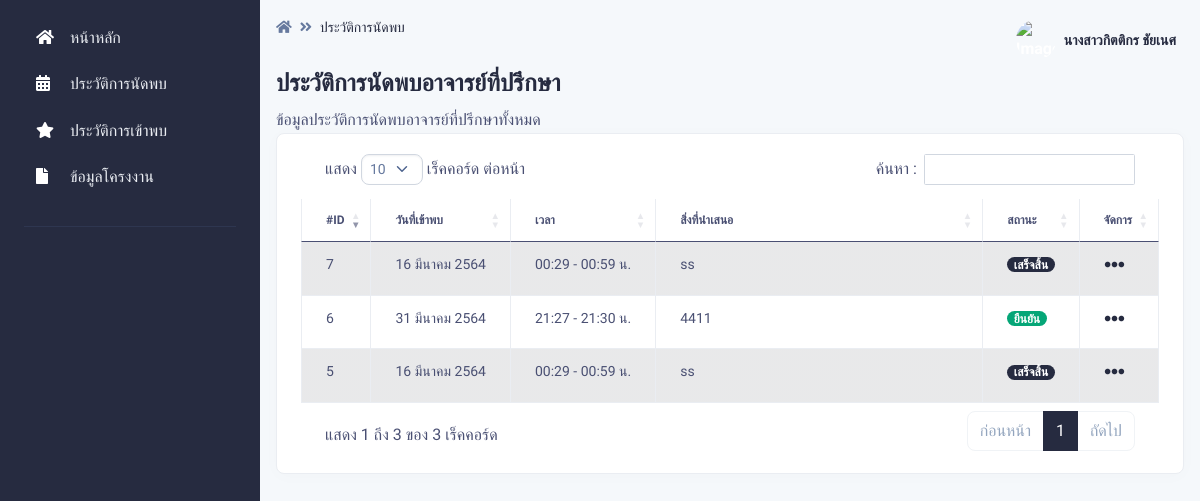
/pages/appoint_history/index.php (signed in), run on the app's committed database.
### tables this page shows
CREATE TABLE `appoint` (
  `appoint_id` int(255) NOT NULL,
  `project_id` int(15) NOT NULL,
  `appoint_date_start` datetime NOT NULL,
  `appoint_date_end` datetime NOT NULL,
  `apooint_minute` int(3) NOT NULL,
  `appoint_comment` varchar(255) NOT NULL,
  `teacher_id` int(15) NOT NULL,
  `appoint_status` int(2) NOT NULL,
  `recorder` int(15) NOT NULL,
  `appoint_recorder` datetime NOT NULL DEFAULT current_timestamp()
);

CREATE TABLE `appoint_status` (
  `appoint_status_id` int(2) NOT NULL,
  `appoint_status_name` varchar(255) NOT NULL,
  `appoint_status_class` varchar(255) NOT NULL,
  `color_calendar` varchar(255) NOT NULL,
  `ionic_icon` varchar(255) NOT NULL
);

### pages/dateth.php (called while the page is built, shortened)
<?php
    function DateThai($strDate)
	{
		$strYear = date("Y",strtotime($strDate))+543;
		$strMonth= date("n",strtotime($strDate));
		$strDay= date("j",strtotime($strDate));
		$strMonthCut = Array("","มกราคม","กุมภาพันธ์","มีนาคม","เมษายน","พฤษภาคม","มิถุนายน","กรกฎาคม","สิงหาคม","กันยายน","ตุลาคม","พฤศจิกายน","ธันวาคม");
		$strMonthThai=$strMonthCut[$strMonth];
		return "$strDay $strMonthThai $strYear";
	}
	function HourMinute($strDatetoHourMinute)
	{
		$strHour= date("H",strtotime($strDatetoHourMinute));
		$strMinute= date("i",strtotime($strDatetoHourMinute));
		return "$strHour:$strMinute";
	}
	function HourMinute1($strDatetoHourMinute1)
	{
		$strHour= date("H",strtotime($strDatetoHourMinute1));
		$strMinute= date("i",strtotime($strDatetoHourMinute1));
		return "$strHour:$strMinute";
    }
?>

### pages/appoint_history/index.php (the view, shortened to what this page needs)
<?php
if (!$_SESSION["UserID"]){
	  Header("Location: ../../login.php");
}else{?>
<?php include '../../conn.php';?>
<!DOCTYPE html>
<html lang="en">
<head>
    <link type="text/css" href="../../vendor/@fortawesome/fontawesome-free/css/all.min.css" rel="stylesheet">
    <link type="text/css" href="../../vendor/notyf/notyf.min.css" rel="stylesheet">
    <link type="text/css" href="../../css/volt.css" rel="stylesheet">
    <link rel="stylesheet" type="text/css" href="https://cdn.datatables.net/1.10.23/css/dataTables.bootstrap5.min.css">
    <?php include '../dateth.php';?>
</head>
<body>
    <?php include '../menu_stu.php';?>
    <main class="content">
        <nav class="navbar navbar-top navbar-expand navbar-dashboard navbar-dark pl-0 pr-2 pb-0">
            <div class="container-fluid px-0">
                <div class="d-flex justify-content-between w-100" id="navbarSupportedContent">
                    <div class="d-flex">
                        <nav aria-label="breadcrumb">
                            <ol class="breadcrumb breadcrumb-dark breadcrumb-transparent">
                                <li class="breadcrumb-item"><a href="../student_index"><span
                                            class="fas fa-home"></span></a></li>
                                <li class="breadcrumb-item active" aria-current="page">ประวัติการนัดพบ</li>
                            </ol>
                        </nav>
                    </div>
                    <?php include '../navbar.php';?>
                </div>
            </div>
        </nav>
        <div class="py-0">
            <div class="d-flex justify-content-between w-100 flex-wrap">
                <div class="mb-3 mb-lg-0">
                    <h1 class="h4">ประวัติการนัดพบอาจารย์ที่ปรึกษา</h1>
                    <p class="mb-0">ข้อมูลประวัติการนัดพบอาจารย์ที่ปรึกษาทั้งหมด
                    </p>
                </div>
            </div>
        </div>
        <div class="card border-light shadow-sm mb-4">
            <div class="card-body">
                <div class="table-responsive">
                    <table id="example" class="table table-striped table-bordered" width="100%" data-order="[[ 0, &quot;desc&quot; ]]" id="tableId">
                        <col style="width:5%">
                        <col style="width:7%">
                        <col style="width:7%">
                        <col style="width:71%">
                        <col style="width:5%">
                        <col style="width:5%">
                        <thead>
                        <tr>
                                <th>#ID</th>
                                <th>วันที่เข้าพบ</th>
                                <th>เวลา</th>
                                <th>สิ่งที่นำเสนอ</th>
                                <th>สถานะ</th>
                                <th>จัดการ</th>
                            </tr>
                        </thead>
                        <tbody>
                            <?php
                        $id_ptojrct =$_SESSION["ProjectID"];
					$sql = "SELECT
                    appoint.appoint_id,
                    appoint.project_id,
                    project.project_name,
                    appoint.appoint_date_start,
                    appoint.appoint_date_end,
                    appoint.appoint_comment,
                    appoint_status.appoint_status_name,
                    appoint.appoint_status,
	                appoint_status.*
                FROM
                    appoint
                    INNER JOIN
                    project
                    ON
                        appoint.project_id = project.project_id
                    INNER JOIN
                    appoint_status
                    ON
                        appoint.appoint_status = appoint_status.appoint_status_id
                WHERE
                                        appoint.project_id = '$id_ptojrct'";
					$result = $con->query($sql);
					if ($result->num_rows > 0) {
						while($row = $result->fetch_assoc()) {
                            $strDate = $row["appoint_date_start"];
                            $strDatetoHourMinute = $row["appoint_date_start"];
                            $strDatetoHourMinute1 = $row["appoint_date_end"];
                            echo '<tr>
                                <td>'. $row["appoint_id"].'</td>
                                <td> '.DateThai($strDate).' </td>
                                <td>'. HourMinute($strDatetoHourMinute).'  - '. HourMinute1($strDatetoHourMinute1).' น.</td>
                                <td>'. mb_substr($row["appoint_comment"],0,50,'UTF-8').'</td>
                                <td><h6><span class="badge bg-'. $row["appoint_status_class"].'">'. $row["appoint_status_name"].'</span></h6></td>';
                                $t = $row["appoint_status"];
                                if ($t == "1") {
                                    echo '<td>
                                    <div class="btn-group">
                                        <button
                                            class="btn btn-link text-dark dropdown-toggle dropdown-toggle-split m-0 p-0"
                                            data-toggle="dropdown" aria-haspopup="true" aria-expanded="false">
                                            <span class="icon icon-sm">
                                                <span class="fas fa-ellipsis-h icon-dark"></span>
                                            </span>
                                            <span class="sr-only">Toggle Dropdown</span>
                                        </button>
                                        <div class="dropdown-menu">
                                            <a class="dropdown-item" href="show.php?act=show&ID='. $row["appoint_id"].'"><span
                                                    class="fas fa-eye mr-2"></span>ดูรายละเอียด</a>
                                            <a class="dropdown-item" href="appoint_edit.php?act=edit&ID=' . $row["appoint_id"].'"><span
                                                    class="fas fa-edit mr-2"></span>แก้ไข</a>
                                            <a class="dropdown-item text-danger" href="cencel_ac.php?act=show&ID=' . $row["appoint_id"].'"><span
                                                    class="fas fa-ban mr-2"></span>ยกเลิก</a>
                                        </div>
                                    </div>
                                </td>
                            </tr>';
                                }  else {
                                    echo '<td>
                                    <div class="btn-group">
                                        <button
                                            class="btn btn-link text-dark dropdown-toggle dropdown-toggle-split m-0 p-0"
                                            data-toggle="dropdown" aria-haspopup="true" aria-expanded="false">
                                            <span class="icon icon-sm">
                                                <span class="fas fa-ellipsis-h icon-dark"></span>
                                            </span>
                                            <span class="sr-only">Toggle Dropdown</span>
                                        </button>
                                        <div class="dropdown-menu">
                                            <a class="dropdown-item" href="show.php?act=show&ID=' . $row["appoint_id"].'"><span
                                                    class="fas fa-eye mr-2"></span>ดูรายละเอียด</a>
                                        </div>
                                    </div>
                                </td>
                            </tr>';
                                }
						}
					}
					?>
                        </tbody>
                    </table>
                </div>
            </div>
        </div>
    </main>
</body>
</html>
<?php }?>

### data on the page
appoint: appoint_id "5", appoint_date_start "16 มีนาคม 2564", appoint_date_start "00:29", appoint_date_end "00:59", appoint_comment "ss", appoint_status.appoint_status_name "เสร็จสิ้น"
appoint: appoint_id "6", appoint_date_start "31 มีนาคม 2564", appoint_date_start "21:27", appoint_date_end "21:30", appoint_comment "4411", appoint_status.appoint_status_name "ยืนยัน"
appoint: appoint_id "7", appoint_date_start "16 มีนาคม 2564", appoint_date_start "00:29", appoint_date_end "00:59", appoint_comment "ss", appoint_status.appoint_status_name "เสร็จสิ้น"

### other printed values
$_SESSION["User"] "นางสาวกิตติกร ชัยเนศ"
